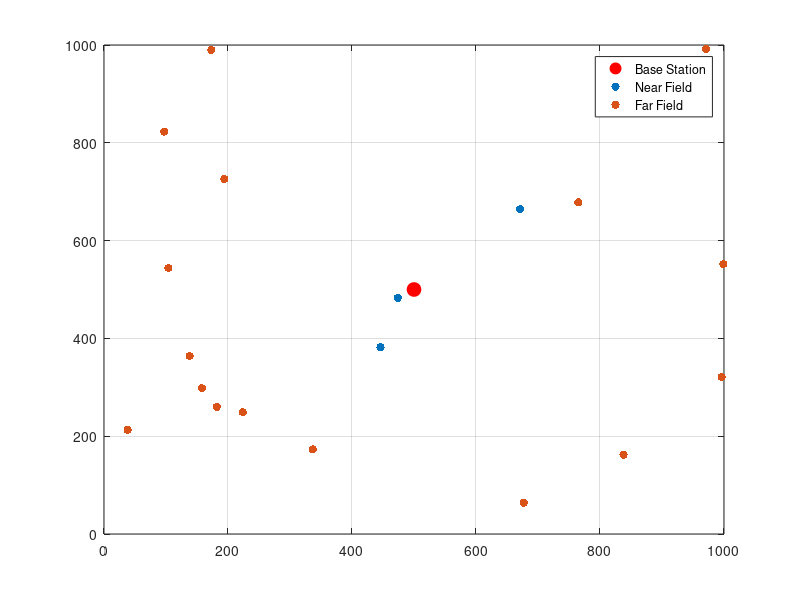

This chart was generated by the following MATLAB code:
clc;
clear all;
close all;

areaW = 1000;
areaH = 1000;

bsX = 500;
bsY = 500;

numPhones = 20;
phoneX = randi([0, areaW], 1, numPhones);
phoneY = randi([0, areaH], 1, numPhones);

% Plotting the base station
plot(bsX, bsY, 'ro', 'MarkerSize', 10, 'MarkerFaceColor', 'r');
hold on;

% Plotting the mobile phones
%plot(phoneX, phoneY, 'bo', 'MarkerSize', 8, 'MarkerFaceColor', 'b');
%hold off;

% Calculate distances from base station to mobiles
distX = abs(bsX-phoneX);
distY = abs(bsY-phoneY);
distance = sqrt(distX.^2 + distY.^2);

% Set Fraunhofer distance
fraunhofer_distance = 300; 

% mobiles within Fraunhofer distance
farField = distance > fraunhofer_distance;
nearField = distance <= fraunhofer_distance;
nearfieldDevices = sum(nearField);

%power
pt=40;
gt=1;
gr=1;
c = 3e8;
f = 9e8;
lambda = c / f;

pr = (pt .* gt .* gr .* lambda^2) ./ (4 .* pi .* distance).^2;

pr_db = 10 .* log10(pr);
disp('Received Power (dB):');
disp(pr_db);
%print(pr);
scatter(phoneX(nearField), phoneY(nearField), 'bo', 'filled');
scatter(phoneX(farField), phoneY(farField), 'go', 'filled');

legend('Base Station', 'Near Field', 'Far Field');
xlabel = ('X');
ylabel = ('Y');
grid on;